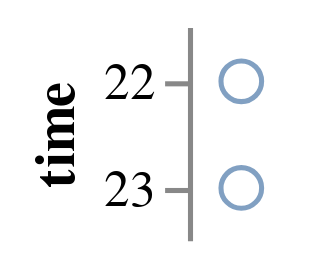

The Vega-Lite source for this figure:
### Vega specification from a JSON file in a GitHub repository (floating-point values rounded to 4 significant figures)
{"$schema": "http://vega.github.io/schema/vega/v3.0.json", "description": "Google's stock price over time.", "autosize": "pad", "padding": 5, "data": [{"name": "source_0", "values": [{"date": "10 Oct 2011 22:48:00"}, {"date": "11 Oct 2022 23:00:00"}], "format": {"type": "json", "parse": {"date": "date:'%d %b %Y %H:%M:%S'"}}, "transform": [{"type": "filter", "expr": "datum[\"date\"] !== null && !isNaN(datum[\"date\"])"}, {"type": "formula", "as": "hours_date", "expr": "datetime(0, 0, 1, hours(datum[\"date\"]), 0, 0, 0)"}]}], "signals": [{"name": "width", "update": "21"}, {"name": "height", "update": "bandspace(domain('y').length, 1, 0.5) * 21"}], "marks": [{"name": "nested_main_group", "type": "group", "encode": {"update": {"width": {"signal": "width"}, "height": {"signal": "height"}, "fill": {"value": "transparent"}}}, "marks": [{"name": "marks", "type": "symbol", "role": "point", "from": {"data": "source_0"}, "encode": {"update": {"x": {"value": 10.5}, "y": {"scale": "y", "field": "hours_date"}, "stroke": {"value": "#4c78a8"}, "fill": {"value": "transparent"}, "opacity": {"value": 0.7}}}}]}], "scales": [{"name": "y", "type": "point", "domain": {"data": "source_0", "field": "hours_date", "sort": true}, "range": {"step": 21}, "round": true, "padding": 0.5}], "axes": [{"scale": "y", "orient": "left", "title": "time", "zindex": 1, "encode": {"labels": {"update": {"text": {"signal": "timeFormat(datum.value, '%H')"}}}}}]}
